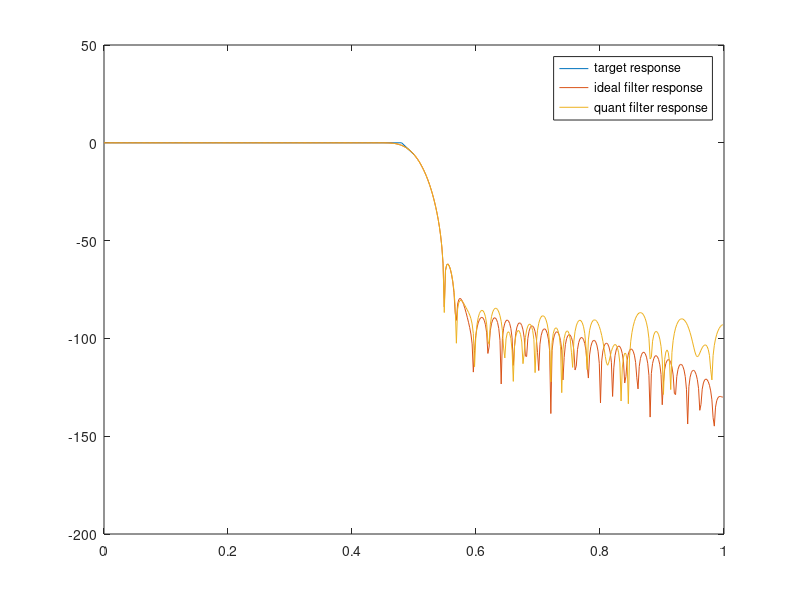

Recreate this plot in MATLAB.
clc;
clear all;
close all;

nb_bit=18

f = [0, 0.48,  0.5,  0.52,  0.7,  1]; 
m = [1, 1,    0.5,    0,  0,    0];
taps = fir2 (100, f, m);
taps_quant=round(taps*2^(nb_bit-1)-1);
[h, w] = freqz (taps);
[h_quant, w] = freqz (taps_quant);
h_log = 20*log10(abs(h));
h_quant_log = 20*log10(abs(h_quant));
m_log = 20*log10(abs(m));
plot (f, m_log, ";target response;");
hold on;
plot (w/pi, h_log, ";ideal filter response;");
hold on;
plot (w/pi, h_quant_log-max(h_quant_log), ";quant filter response;");